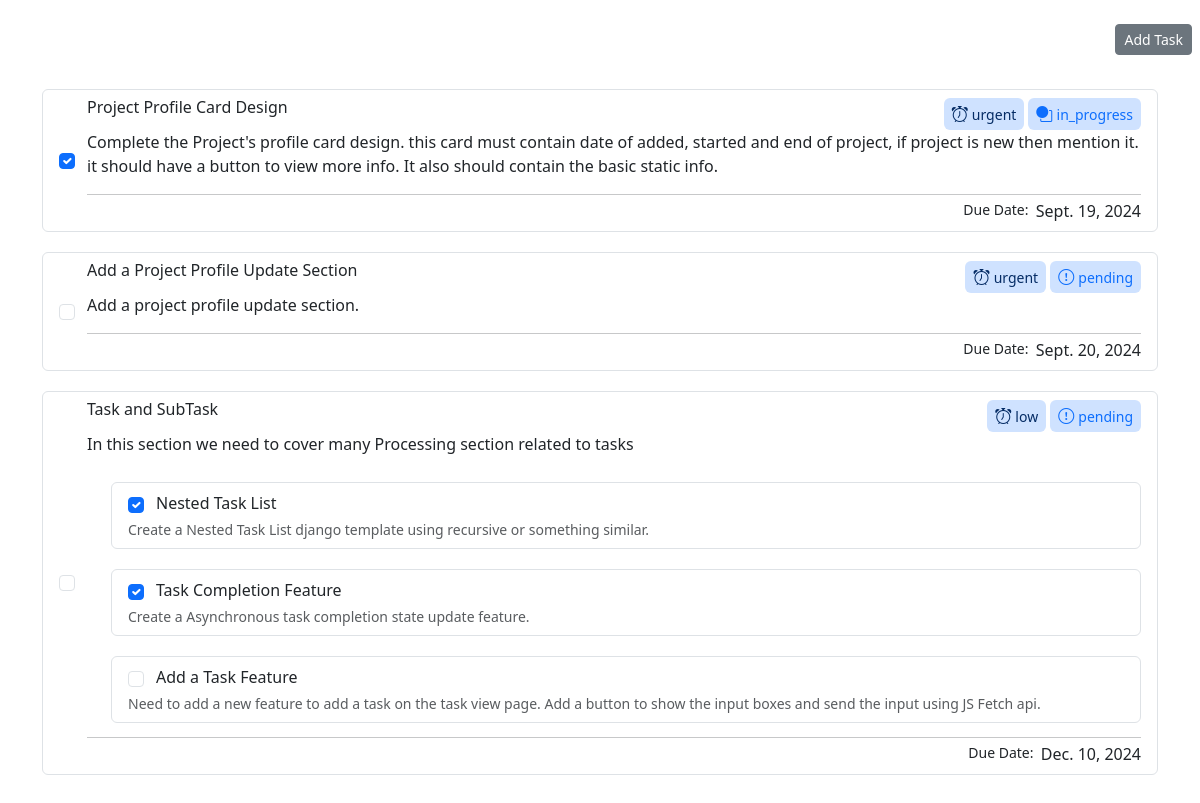
Page /project/view/1 on the committed database.
### project/models.py (models this page shows, shortened)
class Task(models.Model):
    class Priority(models.TextChoices):
        LOW = 'low', 'Low'
        MEDIUM = 'medium', 'Medium'
        HIGH = 'high', 'High'
        URGENT = 'urgent', 'Urgent'
    class Status(models.TextChoices):
        IN_PROGRESS = ('in_progress', 'In Progress')
        COMPLETED = ('completed', 'Completed')
        PENDING = ('pending', 'Pending')
        INACTIVE = ("inactive", "Inactive")
    title = models.CharField(max_length=100)
    description = models.TextField(max_length=500)
    due_date = models.DateField()
    priority = models.CharField(
        max_length=8,  choices=Priority.choices, default=Priority.LOW)
    status = models.CharField(
        max_length=15, choices=Status.choices, default=Status.PENDING)
    project = models.ForeignKey(
        "Project",  on_delete=models.DO_NOTHING, related_name="tasks", null=True, blank=True)
    parentTask = models.ForeignKey(
        'self', on_delete=models.CASCADE, related_name="sub_tasks", null=True, blank=True)
    is_sub_task = models.BooleanField(default=False)
    has_sub_tasks = models.BooleanField(default=False)
    isCompleted = models.BooleanField(default=False)

### project/views.py (the view)
# urls.py: path("view/<int:id>", view=get_project, name="view_project")
def get_project(request, id):
    if request.method == "GET":
        project = Project.objects.get(id=id)
        return render(request,
                      'project/project-detail-view.html',
                      {'project': project, 'TaskPriority': Task.Priority})

### project/models.py (called while the page is built)
    def get_tasks(self):
        return self.tasks.all()

### templates/project/project-detail-view.html (shortened to what this page needs)
{% extends "index.html" %}
{% block content %}
<div class="container">
    <ul class="list-group">
        {% for task in project.get_tasks %}
        {% if not task.is_sub_task %}
        <li class="list-group-item">
            <div class="item-container">
                <div class="item-check">
                    <input type="checkbox"
                           {% if task.isCompleted %}checked{% endif %}
                           class="form-check-input me-1"
                           data-id="{{task.id}}"
                           data-action-type="task-item-check">
                </div>
                <div class="item-content">
                    <div class="item-header d-flex column-gap-4 justify-content-between">
                        <h6>{{task.title}}</h6>
                        <div class="d-flex column-gap-1 align-items-center">
                            {% include "taskComponent/task_priority.html" with task=task %}
                            {% include "taskComponent/task_status.html" with task=task %}
                        </div>
                    </div>
                    <p class="item-description">{{task.description}}</p>
                    {% if task.has_sub_tasks %}
                    {% include "taskComponent/task_subTasks.html" with subTasks=task.sub_tasks.all %}
                    {% endif %}
                    <hr class="my-1">
                    {% include "taskComponent/task_footer.html" with task=task %}
                </div>
            </div>
        </li>
        {% endif %}
        {% endfor %}
    </ul>
</div>
{% endblock content %}

### templates/taskComponent/task_priority.html
<div class="bg-primary-subtle text-primary-emphasis px-2 py-1 rounded">
    <i class="bi bi-alarm"></i>
    <small>{{task.priority}}</small>
</div>

### templates/taskComponent/task_status.html
<div class="bg-primary-subtle text-primary emphasis px-2 py-1 rounded">
    {% if   task.status == 'in_progress' %}
    <i class="bi bi-circle-square"></i>
    {% elif task.status == "completed" %}
    <i class="bi bi-check-circle"></i>
    {% elif task.status == "pending" %}
    <i class="bi bi-exclamation-circle"></i>
    {% elif task.status == "inactive" %}
    <i class="bi bi-ban"></i>
    {% endif %}
    <small>{{task.status}}</small>
</div>

### templates/taskComponent/task_footer.html
<div class="d-flex gap-2">
    <div class="d-flex"
         style="margin-left: auto;">
        <small>Due Date: &nbsp;</small>
        <time datetime="{{task.due_date.isoformat}}">{{task.due_date}}</time>
    </div>
</div>

### templates/taskComponent/task_subTasks.html
<ul class="list-group ms-4">
    {% for task in subTasks %}
    <li class="list-group-item">
        <div class="item-container">
            <input class="form-check-input me-1"
                   type="checkbox"
                   {% if task.isCompleted %}checked{% endif %}
                   id="firstCheckbox"
                   data-id="{{task.id}}"
                   data-action-type="task-item-check">
            <label class="form-check-label"
                   for="firstCheckbox">{{task.title}}</label>
        </div>
        <p class="form-text mb-0">{{task.description}}</p>
    </li>
    {% endfor %}
</ul>

### static/css/styles.css (style rules this page uses)
.list-group-item { margin-block: 10px; }
.list-group-item+.list-group-item, .list-group-item:first-child { border-top-width: 1px; border-radius: 6px; }

### rows in the picture
Task: isCompleted "☑", title "Project Profile Card Design", priority "urgent", status "in_progress", description "Complete the Project's profile card design. this card must contain date of added, started and end of project, if project is new then mention it. it should have a button to view more info. It also should contain the basic static info.", due_date "Sept. 19, 2024"
Task: title "Add a Project Profile Update Section", priority "urgent", status "pending", description "Add a project profile update section.", due_date "Sept. 20, 2024"
Task: title "Task and SubTask", priority "low", status "pending", description "In this section we need to cover many Processing section related to tasks", due_date "Dec. 10, 2024"
Task: isCompleted "☑", title "Nested Task List", description "Create a Nested Task List django template using recursive or something similar."
Task: isCompleted "☑", title "Task Completion Feature", description "Create a Asynchronous task completion state update feature."
Task: title "Add a Task Feature", description "Need to add a new feature to add a task on the task view page. Add a button to show the input boxes and send the input using JS Fetch api."
